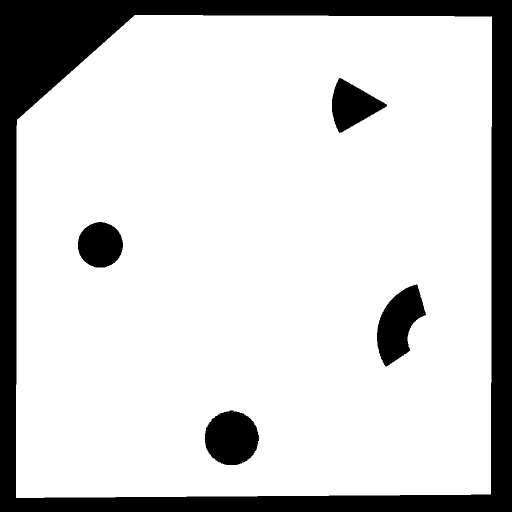
#> input picture Arena/arena1.png, 1024 x 1024 px (shown at 1/2 size)
$ jupyter execute --allow-errors animation.ipynb   (shell and % lines are left out)
#> lines starting #> are read from the running program, lines starting #| are printed output that depends on the picture; after the words box and inside, x2 and y2 are one past the last pixel; in counts of white or black regions, pixels touching at a corner belong together
[cell 1]
import cv2
import numpy as np
import matplotlib.pyplot as plt

[cell 2]
arena = cv2.imread("arena1.png")
#> arena is the input picture: shape (1024, 1024, 3); 81.8% white; 5 black regions, box (x1, y1, x2, y2) and area: (0, 0, 1024, 1024) 159848, (754, 569, 852, 733) 9219, (410, 821, 518, 930) 9170, (664, 156, 774, 266) 6601, (156, 444, 246, 535) 6411
arena = (1-cv2.cvtColor(arena,cv2.COLOR_RGB2GRAY)/255)  #.astype('int')
fig,ax = plt.subplots(figsize=(5,5))
ax.imshow(arena,cmap = plt.cm.Dark2)

[cell 3]
A = (200,800)
B = (200,100)
C = (660,200)
D = (800,600)
E = (400,1000)
AB_x = [A[0],B[0]]
AB_y = [A[1],B[1]]
BC_x = [B[0],C[0]]
BC_y = [B[1],C[1]]
CD_x = [C[0],D[0]]
CD_y = [C[1],D[1]]
DE_x = [D[0],E[0]]
DE_y = [D[1],E[1]]
EA_x = [E[0],A[0]]
EA_y = [E[1],A[1]]

[cell 4]
fig,ax = plt.subplots(figsize=(8,8))
ax.imshow(arena,cmap = plt.cm.Dark2,origin = 'lower')
ax.scatter(*A, marker = ".", color = "yellow", s = 200)
ax.scatter(*B, marker = ".", color = "yellow", s = 200)
ax.scatter(*C, marker = ".", color = "yellow", s = 200)
ax.scatter(*D, marker = ".", color = "yellow", s = 200)
ax.scatter(*E, marker = ".", color = "yellow", s = 200)
Drawing_uncolored_circle = plt.Circle( (60, 60 ),30,color='r')


ax.add_patch(Drawing_uncolored_circle)
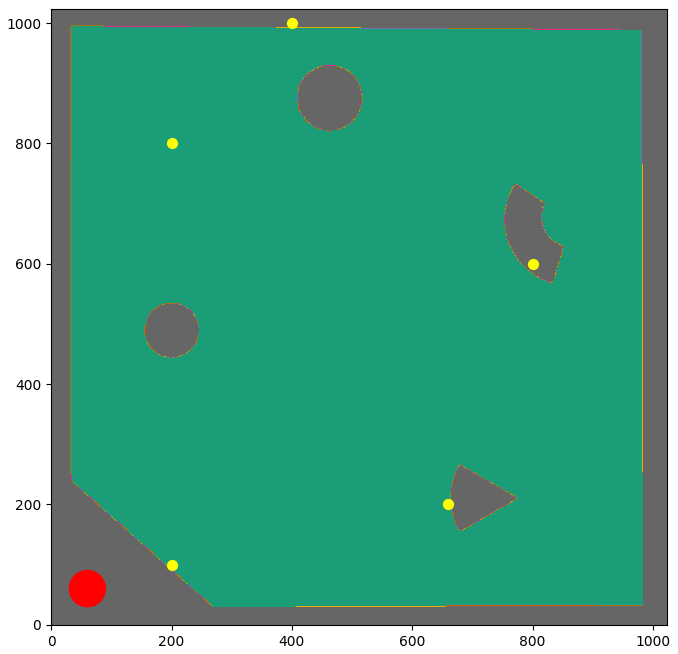
#> figure drawn by matplotlib, 1 panel

[cell 5]
path = []
for i in range(800,99,-1):
    path.append((200,i))

[cell 6]
class Robot:
    radius = 30
    bot_color = 'r'

    def __init__(self,x,y,yaw):
        self.x = x
        self.y = y
        self.yaw = yaw

    def plot(self,ax):
        bot_circle = plt.Circle( (self.x, self.y),self.radius,color=self.bot_color)
        arrow = ax.arrow(self.x,self.y,self.radius*np.cos(self.yaw),self.radius*np.sin(self.yaw))
        #patch = ax.add_patch(bot_circle)
        return [bot_circle,arrow]

[cell 7]
robot = Robot(200,800,4.7124)
fig,ax = plt.subplots(figsize=(8,8))
ax.imshow(arena,cmap = plt.cm.Dark2,origin = 'lower')
robot.plot(ax)
for xi,yi in path:
    ax.scatter(xi, yi, marker='.', color='r',s=1)

[cell 8]
import scipy

[cell 9]
# plt.rcParams['figure.figsize'] = (5,3)
# plt.rcParams['figure.dpi'] = 100
# plt.rcParams['savefig.dpi'] = 100
plt.rcParams["animation.html"] = "jshtml"
from IPython.display import HTML
#> (the rest of this cell did not finish here and is left out)

[cell 10]
import numpy as np
import matplotlib.pyplot as plt
import matplotlib.animation as animation

plt.rcParams["animation.html"] = "jshtml"
from IPython.display import HTML


fig, ax = plt.subplots()


def f(x, y):
    return np.sin(x) + np.cos(y)

x = np.linspace(0, 2 * np.pi, 120)
y = np.linspace(0, 2 * np.pi, 100).reshape(-1, 1)

# ims is a list of lists, each row is a list of artists to draw in the
# current frame; here we are just animating one artist, the image, in
# each frame
ims = []
for i in range(60):
    x += np.pi / 15.
    y += np.pi / 20.
    im = ax.imshow(f(x, y), animated=True)
    if i == 0:
        ax.imshow(f(x, y))  # show an initial one first
    ims.append([im])

ani = animation.ArtistAnimation(fig, ims, interval=50, blit=True,
                                repeat_delay=1000)
plt.close()
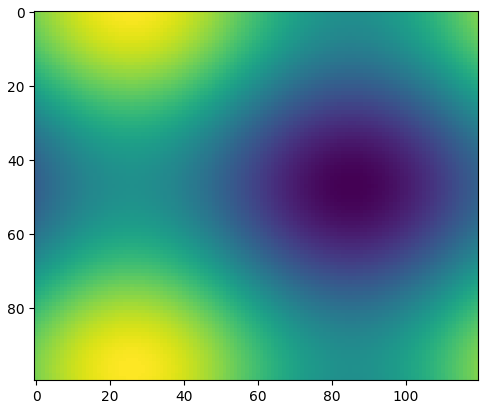
#> figure drawn by matplotlib, 1 panel
ani

[cell 11]
print(ims)

[cell 12]
robot = Robot(200,800,4.7124)
fig,ax = plt.subplots(figsize=(8,8))
robot.plot(ax)
imx = ax.imshow(arena,cmap = plt.cm.Dark2,origin = 'lower')

[cell 13]
import matplotlib.animation as animation

plt.rcParams["animation.html"] = "jshtml"
from IPython.display import HTML
fig,ax = plt.subplots(figsize=(4,4))
ims = []
for i in path[0:50]:
    fig,ax = plt.subplots(figsize=(4,4))
    robot_i = Robot(*i,4.7124)
    robot_i.plot(ax)
#     ims.append([imx])
    del robot_i
ani = animation.ArtistAnimation(fig, ims, interval=50, blit=True,
                                repeat_delay=1000)
plt.close()
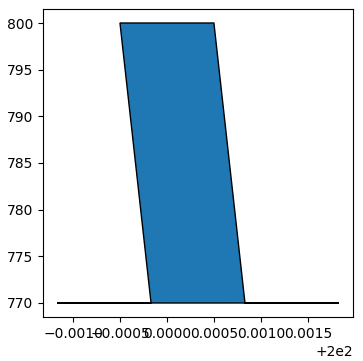
#> figure drawn by matplotlib, 1 panel
ani

[cell 14]
fig,Ax = plt.subplots(figsize=(4,4))
ims = []
for i in path[0:50]:

    robot_i = Robot(*i,4.7124)
    robot_i.plot(ax)
    ax.imshow(arena,cmap = plt.cm.Dark2,origin = 'lower',animated=True)
#     ims.append([imx])

    del robot_i
plt.show()

$ run again, with Arena/50runshigh.png copied over Arena/arena1.png
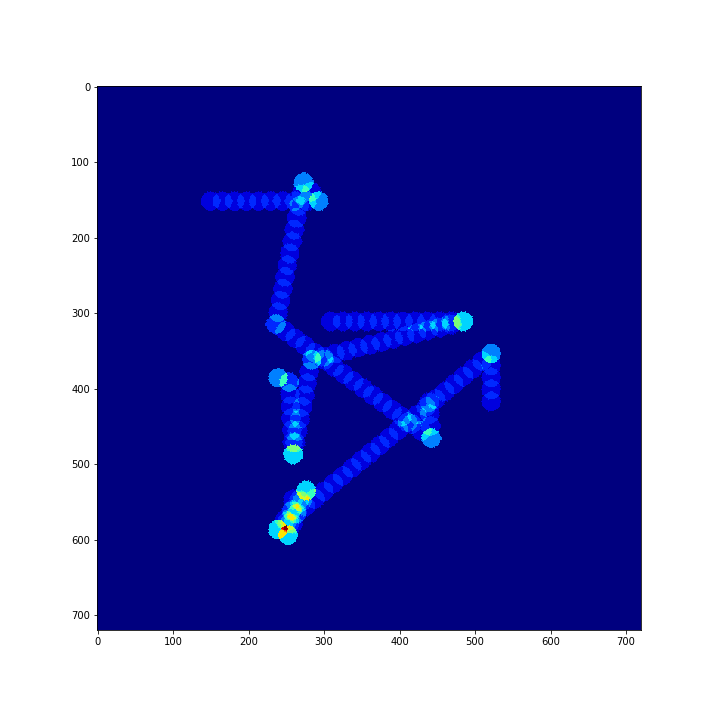
#> input picture Arena/50runshigh.png, 720 x 720 px
#> arena is the input picture: shape (720, 720, 3); mean B, G, R 185.5, 110.9, 108.9
#> `arena = (1-cv2.cvtColor(arena,cv2.COLOR_RGB2GRAY)/255)  #.astype('int')`:
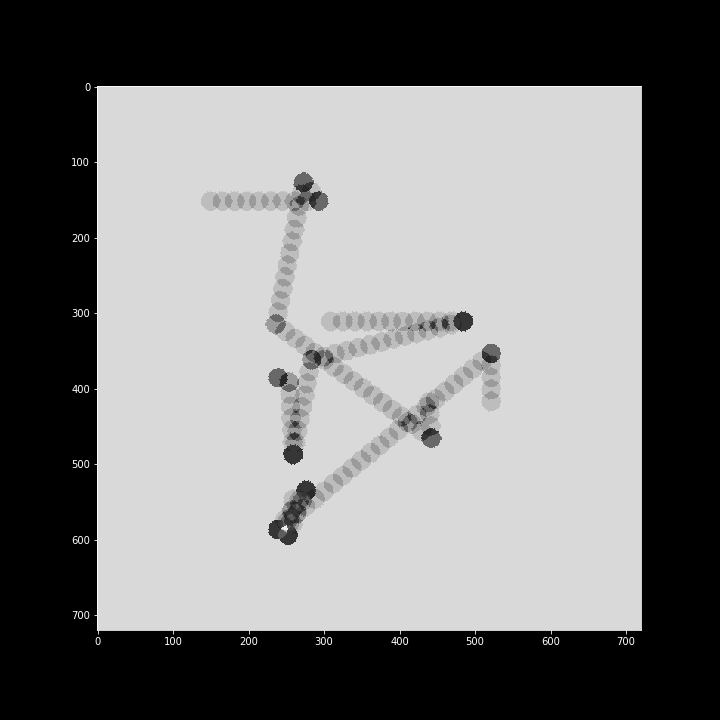
#> arena: shape (720, 720) float64; min 0, max 1, mean 0.478
#> `[cell 12] robot = Robot(200,800,4.7124) fig,ax = plt.subplots(figsize=..`:
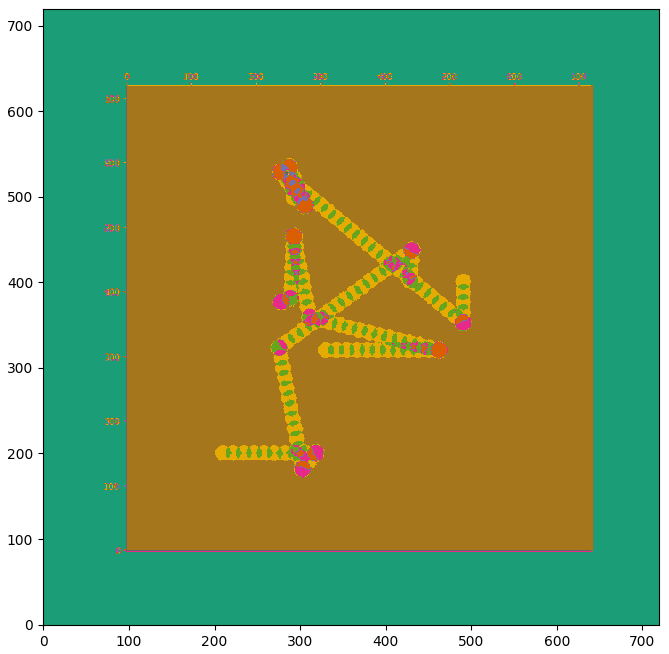
#> figure drawn by matplotlib, 1 panel
